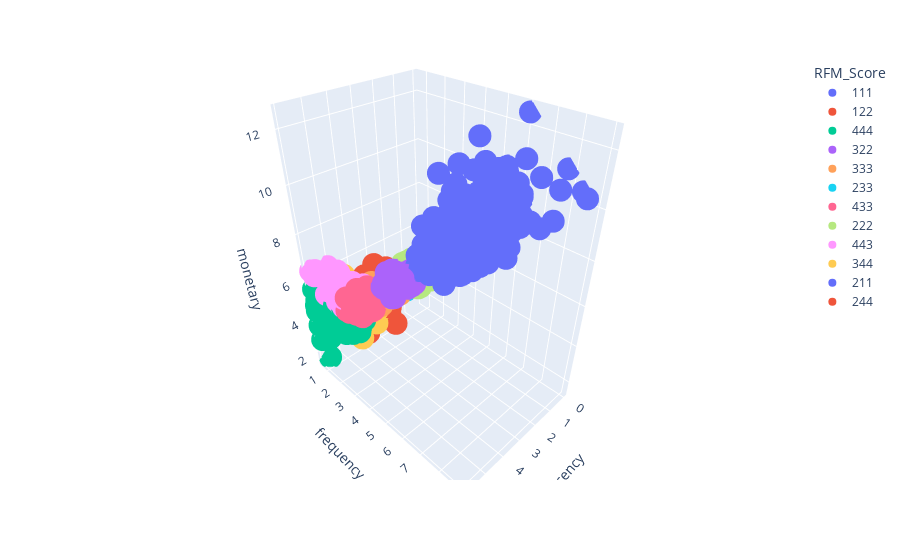

Here is the notebook cell this chart was saved with:
### Code cell
import plotly.express as px

px.scatter_3d(
    rfm[rfm.RFM_Score.isin(big_clusters)],
    x='recency',
    y='frequency',
    z='monetary',
    color='RFM_Score'
)
